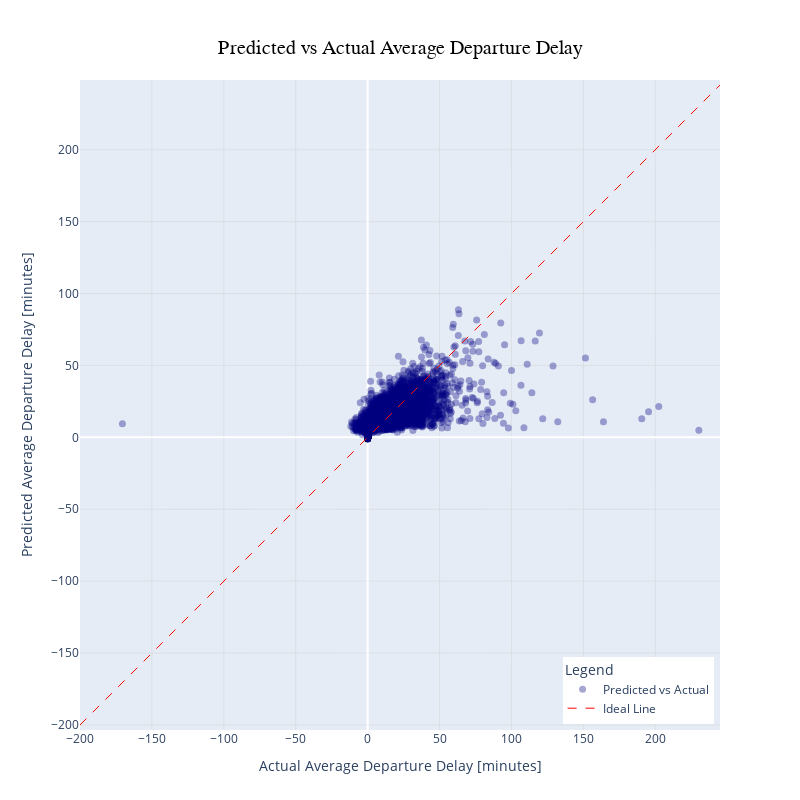

Write notebook code for a chart like this one.
### Code cell
import plotly.graph_objects as go

# Ensure y_true and y_pred are 1-D sequences
y_true = y_test.squeeze()
y_pred = y_pred_test.squeeze()

# Define axis limits (same as in the Matplotlib version)
x_min, x_max = -200, 245
y_min, y_max = -200, 245

# Create the ideal prediction line (y = x)
ideal_x = [x_min, x_max]
ideal_y = [x_min, x_max]

# Create Plotly figure
fig = go.Figure()

# Scatter of predicted vs actual
fig.add_trace(
    go.Scatter(
        x=y_true,
        y=y_pred,
        mode="markers",
        name="Predicted vs Actual",
        marker=dict(
            color="navy",
            size=7,
            opacity=0.35
        )
    )
)

# Ideal line (perfect predictions)
fig.add_trace(
    go.Scatter(
        x=ideal_x,
        y=ideal_y,
        mode="lines",
        name="Ideal Line",
        line=dict(
            color="red",
            width=1,
            dash="dash"
        )
    )
)

# Update layout to match the style of your other Plotly plots
fig.update_layout(
    height=800,
    width=800,
    margin=dict(t=80, b=70),
    title=dict(
        text="Predicted vs Actual Average Departure Delay",
        x=0.5,
        xanchor="center",
        yanchor="top"
    ),
    title_font=dict(size=20, family="Arial", color="black"),
    xaxis=dict(
        title="Actual Average Departure Delay [minutes]",
        range=[x_min, x_max]
    ),
    yaxis=dict(
        title="Predicted Average Departure Delay [minutes]",
        range=[y_min, y_max],
        scaleanchor="x", # Keep equal scaling on both axes
        scaleratio=1
    ),
    legend=dict(
        title="Legend",
        x=0.99,
        y=0.01,
        xanchor="right",
        yanchor="bottom"
    )
)

# Optional: light grid similar to your Matplotlib style
fig.update_xaxes(showgrid=True, gridwidth=0.5, gridcolor="lightgrey")
fig.update_yaxes(showgrid=True, gridwidth=0.5, gridcolor="lightgrey")

fig.show()
#fig.write_image("/Users/nathanaelrohr/Downloads/Predicted_vs_Actual_Departure_Delay.pdf")

### Figure 1 — Plotly figure (JSON) as saved in the notebook; plotly's stock layout.template omitted (floating-point values rounded to 4 significant figures; data arrays with more than 128 entries replaced by an {"elided": "..."} marker saying what was removed)
{"data": [{"marker": {"color": "navy", "opacity": 0.35, "size": 7}, "mode": "markers", "name": "Predicted vs Actual", "type": "scatter", "x": {"elided": "9600 float values"}, "y": {"elided": "9600 float values"}}, {"line": {"color": "red", "dash": "dash", "width": 1}, "mode": "lines", "name": "Ideal Line", "type": "scatter", "x": [-200, 245], "y": [-200, 245]}], "layout": {"height": 800, "legend": {"title": {"text": "Legend"}, "x": 0.99, "xanchor": "right", "y": 0.01, "yanchor": "bottom"}, "margin": {"b": 70, "t": 80}, "title": {"font": {"color": "black", "family": "Arial", "size": 20}, "text": "Predicted vs Actual Average Departure Delay", "x": 0.5, "xanchor": "center", "yanchor": "top"}, "width": 800, "xaxis": {"gridcolor": "lightgrey", "gridwidth": 0.5, "range": [-200, 245], "showgrid": true, "title": {"text": "Actual Average Departure Delay [minutes]"}}, "yaxis": {"gridcolor": "lightgrey", "gridwidth": 0.5, "range": [-200, 245], "scaleanchor": "x", "scaleratio": 1, "showgrid": true, "title": {"text": "Predicted Average Departure Delay [minutes]"}}}}
